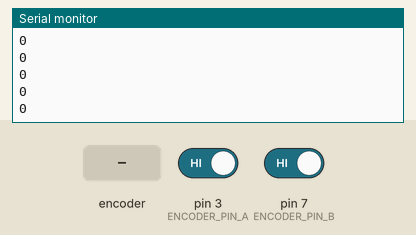
Simulated run of this sketch. Board: Arduino Mega 2560, built with avr-gcc and run on an emulated ATmega2560. On the bench: the last lines printed to the serial monitor. The test bench sets the inputs (shaded band); at power-on: pin 3 (ENCODER_PIN_A) HIGH, pin 7 (ENCODER_PIN_B) HIGH.

Above: at 1.2 s.
1.3 s: rotary encoder on pin 3 (ENCODER_PIN_A) / pin 7 (ENCODER_PIN_B) turned 1 step (first pin leading)
At 2.1 s:
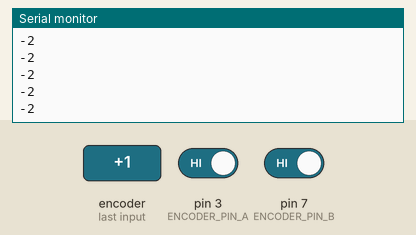
3.0 s: rotary encoder on pin 3 (ENCODER_PIN_A) / pin 7 (ENCODER_PIN_B) turned 1 step (first pin leading)
At 3.7 s:
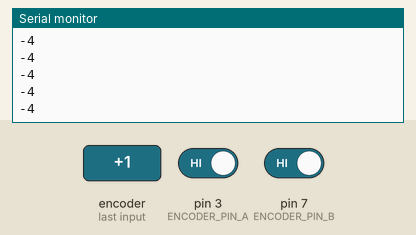
Timing chart, 0 to 6.0 s (numbered marks = the images above; inputs shaded):
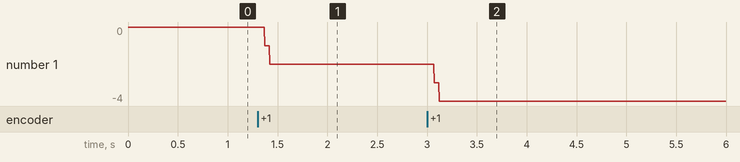

The sketch:

Encoder_Read_Test.ino
```cpp
//Modified/Simplified from --> https://github.com/UA-NASA-Robotics/test_bot/blob/main/encoderExample/main.cpp

// encoder pins
#define ENCODER_PIN_A 3   //Must be an interruptable pin. (e.g. 2, 3, 18, 19, 20, 21 on the Mega 2560) See --> https://www.arduino.cc/reference/tr/language/functions/external-interrupts/attachinterrupt/
#define ENCODER_PIN_B 7

volatile int encoder0Pos = 0; //current encoder count
volatile bool ccw = false; //which direction the encoder is spinning.

void doEncoder() { //every time a change happens on encoder pin A doEncoder will run.
  if (digitalRead(ENCODER_PIN_A) == HIGH) { // found a low-to-high on channel A
    if (digitalRead(ENCODER_PIN_B) == LOW) { // check channel B to see which way encoder is spinning
      ccw = true; // CCW
    }
    else {
      ccw = false; // CW
    }
  }
  else { //found a high-to-low on channel A
    if (digitalRead(ENCODER_PIN_B) == LOW) { // check channel B to see which way encoder is spinning
      ccw = false; // CW
    }
    else {
      ccw = true; // CCW
    }
  }

  if (ccw){
    encoder0Pos--; //if encoder is spinning CCW subtract a count from encoder position
  }
  else {
    encoder0Pos++; //if encoder is spinning CW add a count to encoder position
  }
}

void setup() {
  Serial.begin(9600);

  //encoder pinModes
  pinMode(ENCODER_PIN_A, INPUT);
  digitalWrite(ENCODER_PIN_A, HIGH); // enable internal pullup resistor
  pinMode(ENCODER_PIN_B, INPUT);
  digitalWrite(ENCODER_PIN_B, HIGH); // enable internal pullup resistor

  attachInterrupt(digitalPinToInterrupt(ENCODER_PIN_A), doEncoder, CHANGE); // encoder track A on interrupt 1 - pin 3
}

void loop() {
  Serial.println(encoder0Pos);
}
```

Measured:
- after the input at 1.3 s, the serial monitor: prints a new line after 0.07 s (image 1)
- after the input at 3.0 s, the serial monitor: prints a new line after 0.07 s (image 2)
- plotted number 1: 0 → -2 after the input at 1.3 s, -2 → -4 after the input at 3.0 s
